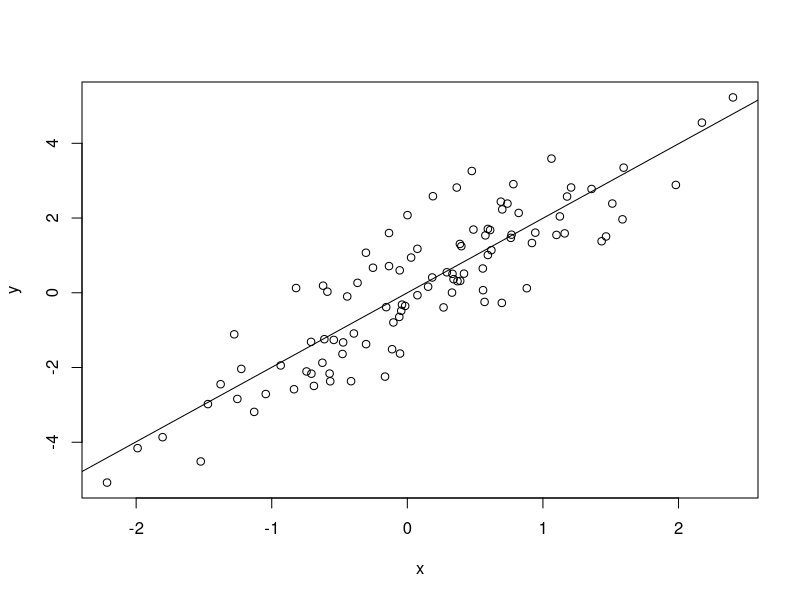
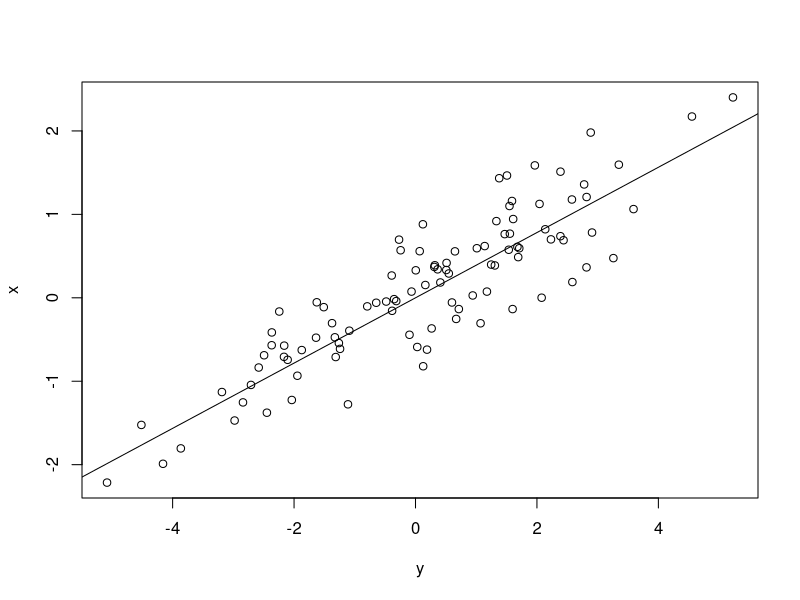

Generate these figures, in order, with R:
#-------------(11)-------
set.seed(1)
x=rnorm(100)
y=2*x+rnorm(100)
#---------(a)------------
par(mfrow=c(1,1))
plot(x,y)
lm.fit1=lm(y~x+0)
summary(lm.fit1)
abline(lm.fit1)  #-Coeff 1.99,std.er= 0.106,RSE=0.95,R^2=0.777,p-values close to zero.
#---------(b)------------
lm.fit2=lm(x~y+0)
summary(lm.fit2)
plot(y,x)
abline(lm.fit2) #-----Coff 0.39111,std.er=0.020,RSE=0.424,R^2=0.779,p-values close to zero
#----------(c)---------------
#both (a) and (b) look very similar.
#------------(f)-----------------
lm.fit3=lm(y~x)
summary(lm.fit3)
lm.fit4=lm(x~y)
summary(lm.fit4)
#it shows clearly that both have very similar t-values.it can be tested for more random variables


